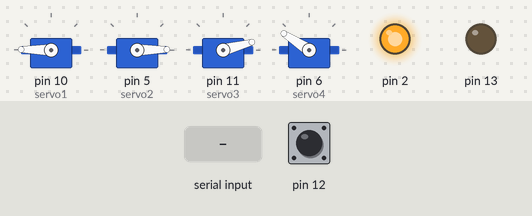
Recording of a sketch running on a simulated Arduino Uno, built with avr-gcc and run on an emulated ATmega328P. On the bench: 4 × servo, output pins drawn as LEDs (lit = HIGH). Inputs (shaded band) come from the test bench; at power-on: pin 12 HIGH.

Above: at 1.2 s.
1.3 s: "90,45\n" received over Serial
At 2.6 s:
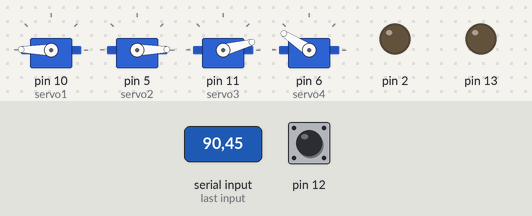
Timing chart, 0 to 14.4 s (numbered marks = the images above; inputs shaded):
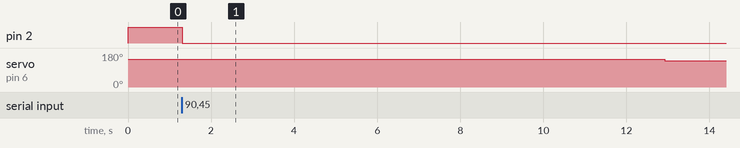

The sketch:

Arm.ino
```cpp
  #include <Servo.h>
//#include <MsTimer2.h>

Servo servo1;
Servo servo2;
Servo servo3;
Servo servo4;
String rdString = "";
uint32_t value;

double h = 110 ;
double L1 = 108;
//double L2 = 190;
double L2 = 200;
double x,y;

double z=-25;
double zz=h-30;

float theta1,theta2,theta3;

int rev_angle;

int angle11,angle12,angle13;
int angle21,angle22,angle23;

int t = 0;
const int step1=150;

void setup() {
  pinMode(13,OUTPUT);
  pinMode(12,INPUT_PULLUP);
  pinMode(5,OUTPUT);
  pinMode(11,OUTPUT);
  pinMode(2,OUTPUT);
  servo1.attach(10);
  servo2.attach(5);
  servo3.attach(11);
  servo4.attach(6);

  Serial.begin(9600);

  angle11 =179;
  angle12 = 1;
  angle13 = 15;

  servo1.write(angle11);
  servo2.write(angle12);
  servo3.write(angle13);
  servo4.write(147);
}

void loop() {
  _send();
  receive_move();
}


void receive_move(){
  while (Serial.available()>0) {
    char c = Serial.read();
    rdString += c;

    if (c =='\n'){
      value = rdString.toInt();
      rdString = "";
      x = value / 1000000;
      y = value / 1000 % 1000;
      if (x>300)
        x = 300 - x;


//      theta1 = (PI-atan2(sqrt(sq(x)+sq(y)),(zz))-acos((sq(L1)-sq(L2)+sq(zz)+sq(sqrt(sq(x)+sq(y))))/(2*L1*sqrt(sq(zz)+sq(sqrt(sq(x)+sq(y)))))))*180/PI;
//      theta2 = (PI-acos((sq(L1)+sq(L2)-sq(zz)-sq(sqrt(sq(x)+sq(y))))/(2*L1*L2)))*180/PI;
//      theta3 = atan2(y,x)*180/PI;
//      angle21 = -theta1+140;
//      angle22 = theta2+105;
//      angle23 = -theta3+180;

//      theta1 = (PI-atan2(sqrt(sq(x)+sq(y)),(zz))+acos((sq(L1)-sq(L2)+sq(zz)+sq(sqrt(sq(x)+sq(y))))/(2*L1*sqrt(sq(zz)+sq(sqrt(sq(x)+sq(y)))))))*180/PI;
//      theta2 = (PI-acos((sq(L1)+sq(L2)-sq(zz)-sq(sqrt(sq(x)+sq(y))))/(2*L1*L2)))*180/PI;
//      theta3 = atan2(y,x)*180/PI;
//      angle21 = -theta1+140;
//      angle22 = -theta2+105;
//      angle23 = -theta3+180;

//        theta1=(asin((pow(x,2)+pow(y,2)+pow(z,2)+pow(L1,2)-pow(L2,2))/(2*L1*sqrt(pow(x,2)+pow(y,2)+pow(z,2))))-acos(abs(z)/sqrt((pow(x,2)+pow(y,2)+pow(z,2)))))*180/pi;
//        anpha=atan2((abs(z)-L1*sin(theta1))/(sqrt(pow(x,2)+pow(y,2))-L1*cos(theta1)))*180/pi;
//        theta2= theta1-anpha;
//        theta3=atan2(y,x)*180/pi;
//
//        angle21=-theta1+120;
//        angle23=-theta3+180;
//        if(angle21<0){
//        angle22=-theta2+105;}
//        else angle22=theta2+105;
//    if(sqrt(sq(x)+sq(y))>266){
//        theta1=asin((sq(x)+sq(y)+sq(z)+sq(L1)-sq(L2))/(2*L1*sqrt(sq(x)+sq(y)+sq(z))))-acos(abs(z)/sqrt((sq(x)+sq(y)+sq(z))));
//        float anpha=atan2((abs(z)-L1*sin(abs(theta1))),(sqrt(sq(x)+sq(y))-L1*cos(abs(theta1))));
//        theta2= (-theta1-anpha)*180/PI;
//        theta3=atan2(y,x)*180/PI;
//
//        angle21=-theta1*180/PI+65;
//        angle23=-theta3+183;
//        angle22=theta2+95;
//       }
//    if(sqrt(sq(x)+sq(y))>296){
//     theta1=asin((sq(x)+sq(y)+sq(z)+sq(L1)-sq(L2))/(2*L1*sqrt(sq(x)+sq(y)+sq(z))))-acos(abs(z)/sqrt((sq(x)+sq(y)+sq(z))));
//    float anpha=atan2((abs(z)-L1*sin(abs(theta1))),(sqrt(sq(x)+sq(y))-L1*cos(abs(theta1))));
//        theta2= (-theta1-anpha)*180/PI;
//      theta3=atan2(y,x)*180/PI;
//
//       angle21=theta1*180/PI+70;
//       angle23=-theta3+185;
//        angle22=theta2+108;
//       }
//    else{
//        theta1=asin(-((sq(x)+sq(y)+sq(z)+sq(L1)-sq(L2))/(2*L1*sqrt(sq(x)+sq(y)+sq(z)))))+acos(abs(z)/sqrt((sq(x)+sq(y)+sq(z))));
//        float anpha=atan2((-abs(z)+L1*sin(theta1)),(sqrt(sq(x)+sq(y))-L1*cos(theta1)));
//        theta2= (theta1+anpha)*180/PI;
//        theta3=atan2(y,x)*180/PI;
//
//        angle21=theta1*180/PI+70;
//        angle23=-theta3+183;
//        angle22=-theta2+110;
//  }
//if(sq(x)+sq(y)>290){
//      theta1=PI+acos((sq(x)+sq(y)+sq(zz)+sq(L1)-sq(L2))/(2*L1*sqrt(sq(x)+sq(y)+sq(zz))))-atan2(sqrt(sq(x)+sq(y)),zz);
//      theta2=(PI-acos((-sq(x)-sq(y)-sq(zz)+sq(L1)+sq(L2))/(2*L1*L2)))*180/PI;
//      theta3=atan2(y,x)*180/PI;
//
//      angle21=-theta1*180/PI+160;
//      angle23=-theta3+183;
//      angle22=theta2+105;}
//else{
      theta1 = (PI-atan2(sqrt(sq(x)+sq(y)),(zz))-acos((sq(L1)-sq(L2)+sq(zz)+sq(sqrt(sq(x)+sq(y))))/(2*L1*sqrt(sq(zz)+sq(sqrt(sq(x)+sq(y)))))))*180/PI;
      theta2 = (PI-acos((sq(L1)+sq(L2)-sq(zz)-sq(sqrt(sq(x)+sq(y))))/(2*L1*L2)))*180/PI;
      theta3 = atan2(y,x)*180/PI;
      angle21 = -theta1+160;
      angle22 = -theta2+115;
      angle23 = -theta3+183;
//}

//      Serial.print(angle21);
//      Serial.print("\t");
//      Serial.print(angle22);
//      Serial.print("\t");
//      Serial.print(angle23);

      digitalWrite(2,LOW);

      MOVE(servo3,angle13,angle23);
      MOVE(servo4,147,100);
      MOVE2(servo1,angle11,angle21,servo2,angle12,angle22);
      MOVE(servo4,100,140);
               t=0;
        while(t<step1-1){
          moveservo(servo2,angle22,angle12);
          moveservo(servo1,angle21,angle11);
          delay(5);
          t++;
        }
  //    MOVE2(servo2,angle22,angle12,servo1,angle21,angle11);
      MOVE(servo3,angle23,angle13);
              t=0;
        while(t<step1-1){
          moveservo(servo2,angle12,125);
          moveservo(servo1,angle11,45);
          delay(5);
          t++;
        }
 //     MOVE2(servo1,angle11,angle21,servo2,angle12,angle22);
      MOVE(servo4,140,100);
      servo4.write(140);
      MOVE(servo4,140,100);
      MOVE2(servo1,45,angle11,servo2,125,angle12);
      MOVE(servo4,100,147);
      digitalWrite(6,LOW);
      digitalWrite(9,LOW);
      digitalWrite(10,LOW);
      digitalWrite(5,LOW);

      Serial.print('k');
    }
  }
  digitalWrite(2,HIGH);

}

void MOVE(Servo sv,int a1,int a2){
  t=0;
  while(t<step1-1){
    moveservo(sv,a1,a2);delay(5);
    t++;
  }
   delay(5);
}


void MOVE2(Servo sv1,int a1,int a2,Servo sv2,int a3,int a4){
  t=0;
  while(t<step1-1){
    moveservo(sv1,a1,a2);
    moveservo(sv2,a3,a4);
    delay(5);
    t++;
  }
}

void _receive(){
  while (Serial.available()>0) {
    char c = Serial.read();
    rdString += c;

    if (c =='\n'){
      value = rdString.toInt();
      rdString = "";
      Serial.println(value);
      servo3.write(value);
    }
  }
}
void _send(){
  if(digitalRead(12)==LOW){
    while (digitalRead(12)==LOW){};
    Serial.print('f');
  }
}

float moveservo(Servo z,int angleHead1,int angleBack1){
  if(angleBack1>angleHead1){
    int x1 = angleBack1-angleHead1;
    if(t<step1){
     float angle1=angleHead1+x1/PI*(((PI*t)/step1)-cos((PI*t)/step1)*sin((PI*t)/step1));
     z.write(angle1);
     delay(3);
     return angle1;
   }
  }
  else {
    int x11 = angleHead1-angleBack1;
    if(t<step1){
      float angle2=angleHead1-x11/PI*(((PI*t)/step1)-cos((PI*t)/step1)*sin((PI*t)/step1));
      z.write(angle2);
      delay(3);
      return angle2;
    }
  }
}
```

Measured:
- after the input at 1.3 s, pin 2: HIGH → LOW at once; servo on pin 6 (servo4): 147° → 140° after 11.6 s
